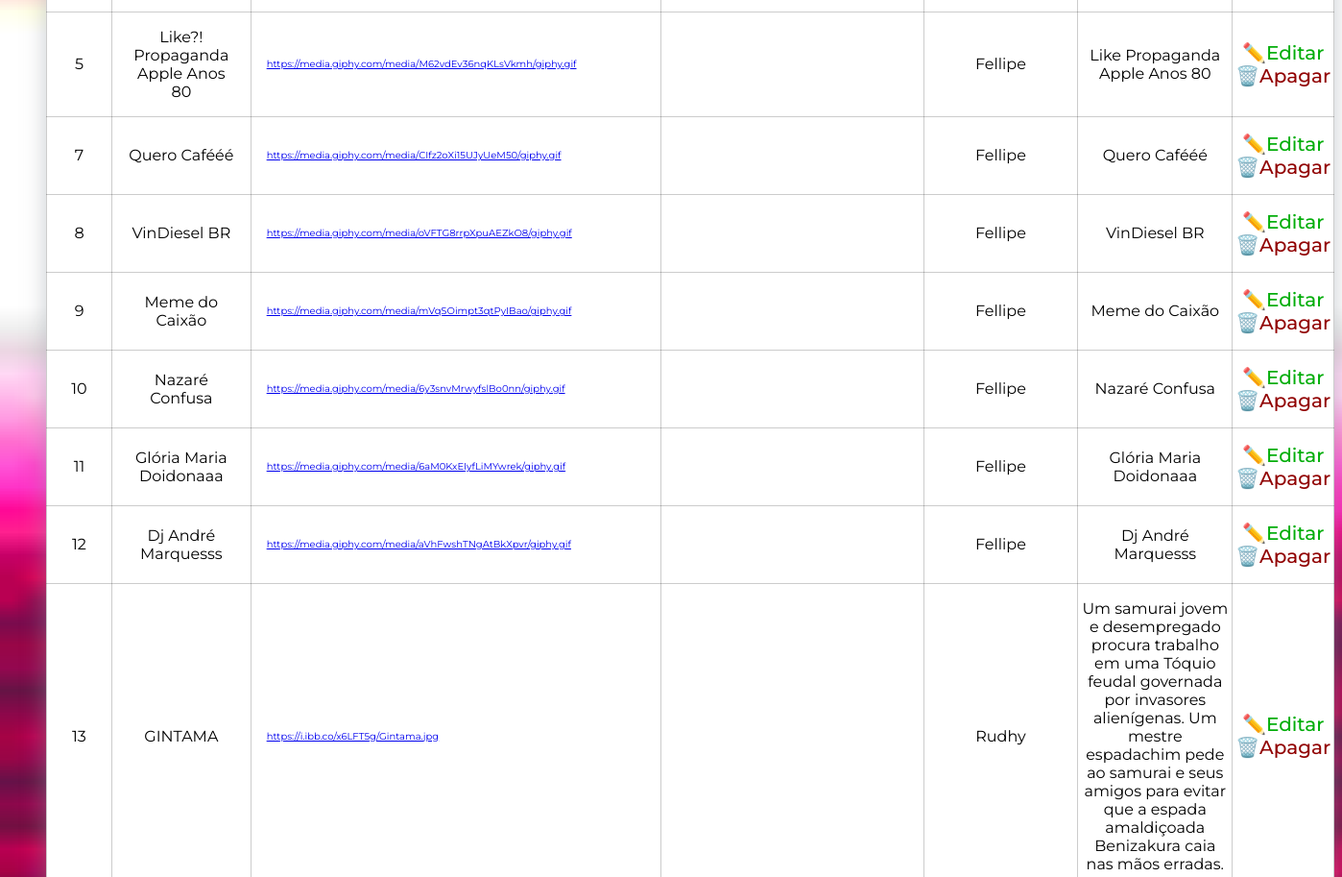
The page /adm (signed in, middle part) on the database as committed earlier.
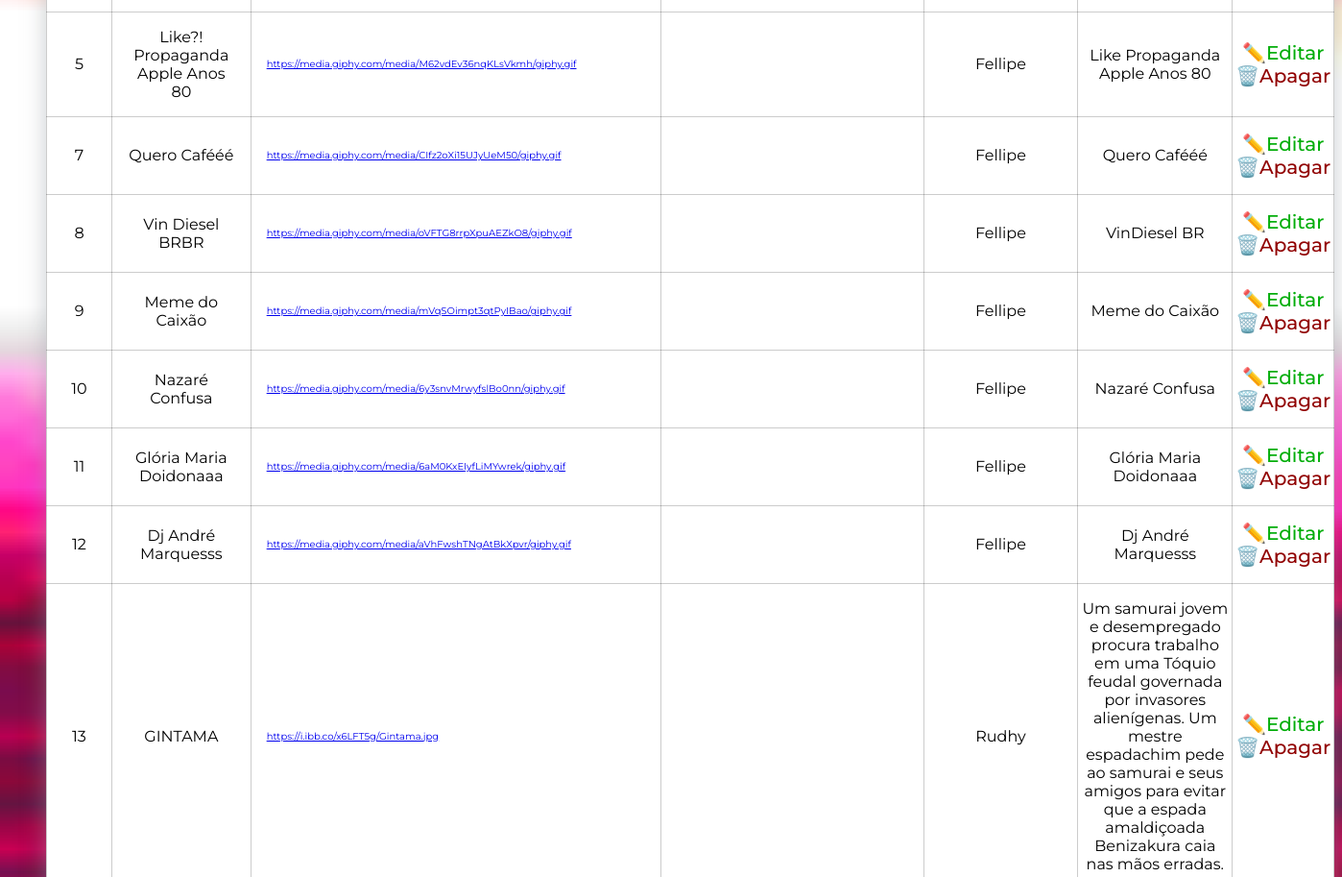
The same page on the database as committed later.
### app.py (models this page shows, shortened)
class Portifolio(db.Model):
    id = db.Column(db.Integer, primary_key = True, autoincrement=True )
    nome = db.Column(db.String(150), nullable=False)
    imagem = db.Column(db.String(500), nullable=False)
    descricao = db.Column(db.String(500), nullable=False)
    video = db.Column(db.String(500), nullable=False)
    autor = db.Column(db.String(150), nullable=False)

### app.py (the view)
@app.route('/adm')
def adm():
    if 'usuario_logado' not in session or session ['usuario_logado']==None:
        flash('Fação o login antes')
        return redirect('/login')
    portifolio = Portifolio.query.all()
    return render_template('adm.html', portifolio=portifolio)

### templates/adm.html (shortened to what this page needs)
<!DOCTYPE html>
<html lang="en">
<head>
    <link rel="stylesheet" href="https://stackpath.bootstrapcdn.com/font-awesome/4.7.0/css/font-awesome.min.css">
    <link rel="stylesheet" href="../static/css/adm.css">
</head>
<body id="adm">
    <nav class="navbar navbar-expand-lg navbar-light bg-light">
        <div class="collapse navbar-collapse" id="navbarSupportedContent">
        <ul class="navbar-nav mr-auto">
        <table>
            <tbody>
                {% for p in portifolio %}
                <tr>
                    <td id="id" >{{p.id}}</td>
                    <td id="nome" >{{p.nome}}</td>
                    <td id="imagem" ><a href="{{p.imagem}}" target="_blank">{{p.imagem}}</a></td>
                    <td id="video" ><a herf="{{p.video}}" target="_blank">{{p.video}}</a></td>
                    <td id="autor" >{{p.autor}}</td>
                    <td id="descricao" >{{p.descricao}}</td>
                    <td id="acoes">
                        <a id='editar' href="/edit/{{p.id}}">✏️Editar</a>
                        <a id='apagar' href="/{{p.id}}">🗑️Apagar</a>
                    </td>
                </tr>
                {% endfor %}
            </tbody>
        </table>
</body>
</html>

### static/css/adm.css (style rules this page uses)
* { font-family: 'Montserrat', sans-serif; scroll-behavior: smooth; }
body#adm { background: url('/static/img/bkadm.gif'); background-repeat: no-repeat; background-size: cover; }
table { margin: auto; border-collapse: collapse; border-spacing: 0; background-color: #fff; width: 100%; box-shadow: rgba(149, 157, 165, .5) 0px 8px 24px; border-radius: 1rem; }
table tbody td { text-align: center; border: solid .2px rgba(0, 0, 0, 0.200); border-radius: 2rem; padding-top: 1rem; padding-bottom: 1rem; }
table tbody td#id { text-align: center; width: 10%; }
table tbody td#nome { text-align: center; padding-left: 1rem; padding-right: 1rem; }
table tbody td#autor { text-align: center; padding-left: 3rem; padding-right: 3rem; }
table tbody tr td a#apagar { font-size: 20px; font-weight: 500; color: rgb(145, 2, 2); text-decoration: none; }
table tbody tr td a#editar { font-size: 20px; font-weight: 500; color: rgb(1, 173, 9); text-decoration: none; }
table tbody td#imagem { font-size: 10px; text-align: justify; padding-left: 1rem; padding-right: 1rem; }
table tbody td#video { font-size: 10px; text-align: justify; padding-left: 1rem; padding-right: 1rem; }

Rows that differ between the two databases and show on the page:
changed Portifolio "VinDiesel BR": nome "VinDiesel BR" → "Vin Diesel BRBR"
